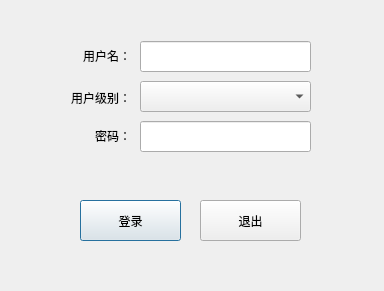
<?xml version="1.0" encoding="UTF-8"?>
<ui version="4.0">
 <class>DialogSignin</class>
 <widget class="QDialog" name="DialogSignin">
  <property name="windowModality">
   <enum>Qt::WindowModal</enum>
  </property>
  <property name="geometry">
   <rect>
    <x>0</x>
    <y>0</y>
    <width>384</width>
    <height>291</height>
   </rect>
  </property>
  <property name="windowTitle">
   <string>用户登录</string>
  </property>
  <property name="modal">
   <bool>true</bool>
  </property>
  <widget class="QComboBox" name="comboBoxUsrLevel">
   <property name="geometry">
    <rect>
     <x>140</x>
     <y>81</y>
     <width>171</width>
     <height>31</height>
    </rect>
   </property>
  </widget>
  <widget class="QLabel" name="label">
   <property name="geometry">
    <rect>
     <x>60</x>
     <y>82</y>
     <width>71</width>
     <height>31</height>
    </rect>
   </property>
   <property name="text">
    <string>用户级别：</string>
   </property>
   <property name="alignment">
    <set>Qt::AlignRight|Qt::AlignTrailing|Qt::AlignVCenter</set>
   </property>
  </widget>
  <widget class="QLabel" name="label_2">
   <property name="geometry">
    <rect>
     <x>60</x>
     <y>120</y>
     <width>71</width>
     <height>31</height>
    </rect>
   </property>
   <property name="text">
    <string>密码：</string>
   </property>
   <property name="alignment">
    <set>Qt::AlignRight|Qt::AlignTrailing|Qt::AlignVCenter</set>
   </property>
  </widget>
  <widget class="QLineEdit" name="pwdLineEdit">
   <property name="geometry">
    <rect>
     <x>140</x>
     <y>121</y>
     <width>171</width>
     <height>31</height>
    </rect>
   </property>
  </widget>
  <widget class="QPushButton" name="loginBtn">
   <property name="geometry">
    <rect>
     <x>80</x>
     <y>200</y>
     <width>101</width>
     <height>41</height>
    </rect>
   </property>
   <property name="text">
    <string>登录</string>
   </property>
  </widget>
  <widget class="QPushButton" name="exitBtn">
   <property name="geometry">
    <rect>
     <x>200</x>
     <y>200</y>
     <width>101</width>
     <height>41</height>
    </rect>
   </property>
   <property name="text">
    <string>退出</string>
   </property>
  </widget>
  <widget class="QLabel" name="label_3">
   <property name="geometry">
    <rect>
     <x>60</x>
     <y>40</y>
     <width>71</width>
     <height>31</height>
    </rect>
   </property>
   <property name="text">
    <string>用户名：</string>
   </property>
   <property name="alignment">
    <set>Qt::AlignRight|Qt::AlignTrailing|Qt::AlignVCenter</set>
   </property>
  </widget>
  <widget class="QLineEdit" name="pwdLineEditUsrName">
   <property name="geometry">
    <rect>
     <x>140</x>
     <y>41</y>
     <width>171</width>
     <height>31</height>
    </rect>
   </property>
  </widget>
 </widget>
 <resources/>
 <connections/>
</ui>
